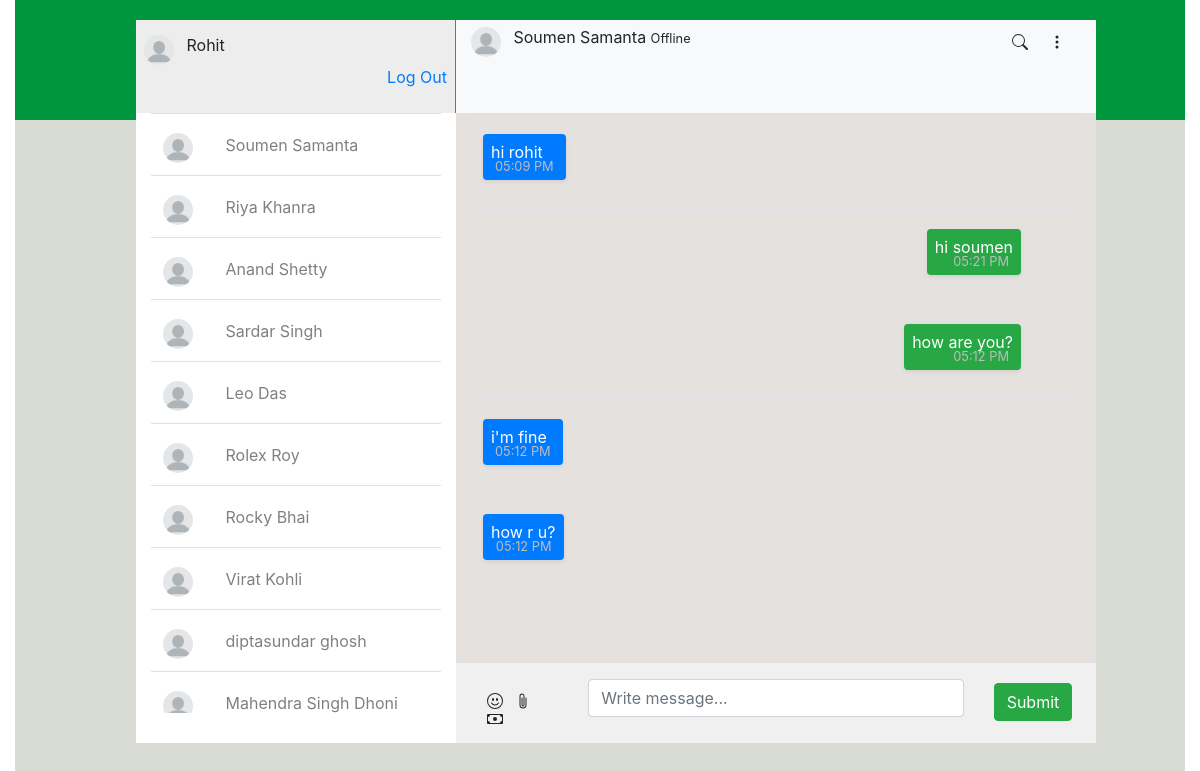
/chat/soumen (signed in), run on the app's committed database.
### chat/models.py (models this page shows, shortened)
class ChatModel(models.Model):
    sender = models.CharField(max_length=100, default=None)
    message = models.TextField(null=True, blank=True)
    thread_name = models.CharField(null=True, blank=True, max_length=50)
    time_stamp = models.DateTimeField(auto_now_add=True)

### chat/views.py (the view)
# urls.py: path('chat/<str:username>',views.chatPage, name='chat'),
@login_required(login_url='login')
def chatPage(request, username):
    context={}
    user_obj=User.objects.get(username=username)
    user=User.objects.exclude(username=request.user.username)
    context['user']=user_obj
    context['users'] = user
    if request.user.id > user_obj.id:
        thread_name=f'chat_{request.user.id}-{user_obj.id}'
    else:
        thread_name=f'chat_{user_obj.id}-{request.user.id}'
    message_obj=ChatModel.objects.filter(thread_name=thread_name)
    context['messages']=message_obj
    return render(request, 'main_chat.html', context)

### chat/templates/main_chat.html (shortened to what this page needs)
{% extends 'base.html' %}
{% load static %}
{% block css %}
<link rel="stylesheet" href="{% static 'css/index.css' %}">
<link rel="stylesheet" href="{% static "css/main-chat.css" %}">
{% endblock %}
{% block content %}
<div class="back-container">
    <div class="container-fluid front-container">
    </div>
    <div class="container front-container1">
        <div class="row chat-top">
            <div class="col-sm-4 border-right border-secondary top-left-profile">
                <div class="profile">
                    <img src="{% static 'assets/dp.png' %}" alt="" class="profile-image rounded-circle">
                <span class="ml-2">{{request.user.first_name}}</span>
                </div>
                <div class="logout-btn">
                    <p><a href="{% url 'logout' %}">Log Out</a></p>
                </div>
            </div>
            <div class="col-sm-8 bg-light">
                <img src="{% static 'assets/dp.png' %}" alt="" class="profile-image rounded-circle">
                <span class="ml-2">{{user.first_name}} {{user.last_name}}</span>
                {% if user.userprofilemodel.online_status %}
                <small id="{{user.username}}_small">Online</small>
                {% else %}
                <small id="{{user.username}}_small">Offline</small>
                {% endif %}
                <span class="float-right mt-2">
                    <svg width="1em" height="1em" viewBox="0 0 16 16" class="bi bi-three-dots-vertical mx-3"
                        fill="currentColor" xmlns="http://www.w3.org/2000/svg">
                        <path fill-rule="evenodd"
                            d="M9.5 13a1.5 1.5 0 1 1-3 0 1.5 1.5 0 0 1 3 0zm0-5a1.5 1.5 0 1 1-3 0 1.5 1.5 0 0 1 3 0zm0-5a1.5 1.5 0 1 1-3 0 1.5 1.5 0 0 1 3 0z" />
                    </svg>
                </span>
            </div>
        </div>
        <div class="row">
            <div class="col-sm-4 contacts">
                <div class="contact-table-scroll">
                    <table class="table table-hover">
                        <tbody>
                            {% for user in users %}
                            <tr class='users'>
                                <td><img src="{% static 'assets/dp.png' %}" alt="" class="profile-image rounded-circle">
                                </td>
                                {% if user.userprofilemodel.online_status %}
                                <td><a style="color: green" id="{{user.username}}_status" href="{% url "chat" username=user.username %}">{{user.first_name}} {{user.last_name}}</a></td>
                                {% else %}
                                <td><a style="color: grey" id="{{user.username}}_status" href="{% url "chat" username=user.username %}">{{user.first_name}} {{user.last_name}}</a></td>
                                {% endif %}
                            </tr>
                            {% endfor %}
                        </tbody>
                    </table>
                </div>
            </div>
            <div class="col-sm-8 message-area">
                <div class="message-table-scroll" id="chat-window">
                    <table class="table">
                        <tbody id='chat-body'>
                            {% for message in messages %}
                            {% if message.sender == request.user.username %}
                            <tr>
                                <td>
                                    <p class="bg-success p-2 mt-2 mr-5 shadow-sm text-white float-right rounded">
                                        {{message.message}} <br>
                                        <small class="p-1  time-stamp">{{message.time_stamp|time:'h:i A'}}</small>
                                    </p>
                                </td>
                            </tr>
                            {% else %}
                            <tr>
                                <td>
                                    <p class="bg-primary p-2 mt-2 mr-5 shadow-sm text-white float-left rounded">
                                        {{message.message}} <br>
                                        <small class="p-1  time-stamp">{{message.time_stamp|time:'h:i A'}}</small>
                                    </p>
                                </td>
                            </tr>
                            {% endif %}
                            {% endfor %}
                        </tbody>
                    </table>
                </div>
                <div class="row message-box p-3">
                    <div class="col-sm-2 mt-2">
                    </div>
                    <div class="col-sm-8">
                        <input type="text" class="form-control" id="message_input" placeholder="Write message..." required>
                    </div>
                    <div class="col-sm-2 mt-1">
                        <div class="control">
                            <button class="btn btn-success" id="chat-message-submit">Submit</button>
                        </div>
                    </div>
                </div>
            </div>
        </div>
    </div>
</div>
{% endblock %}

### chat/templates/base.html (shortened to what this page needs)
<html lang="en">
<head>
    <link rel="stylesheet" href="https://stackpath.bootstrapcdn.com/bootstrap/4.5.0/css/bootstrap.min.css"
>
    <link rel="stylesheet" href="https://cdnjs.cloudflare.com/ajax/libs/font-awesome/4.7.0/css/font-awesome.css"
 />
    {% block css %}{% endblock %}
</head>
<body>
    {% block content %}{% endblock %}
</body>
</html>

### static/css/index.css (style rules this page uses)
.back-container { position: relative; }
.front-container { position: absolute; top: 0; left: 0; right: 0; }
.front-container1 { position: absolute; top: 20px; left: 2rem; right: 0; width: 60rem; }
.chat-top { min-height: 50px; }
.profile-image { margin-top: 7px; height: 30px; width: 30px; }
.contacts { background-color: #ffffff; min-height: 600px; }
.contact-table-scroll { overflow-y: scroll; height: 600px; }
.message-area { background-color: #e4e1de; min-height: 600px; }
.message-table-scroll { overflow-y: scroll; height: 550px; }
.message-box { background-color: #f0f0f0; }
.time-stamp { color: #bebbbb; display: flex; flex-direction: row-reverse; line-height: 2px; }
.top-left-profile { display: flex; flex-direction: column; max-height: fit-content; padding: .5rem; background-color: #ededed; }
.logout-btn { display: flex; flex-direction: row-reverse; }
tr.users { align-content: center; justify-self: center; }
.table td, .table th { padding: 0.75rem; vertical-align:middle; border-top: 1px solid #dee2e6; }

### data on the page
ChatModel: message "hi rohit", time_stamp "05:09 PM"
ChatModel: message "hi soumen", time_stamp "05:21 PM"
ChatModel: message "how are you?", time_stamp "05:12 PM"
ChatModel: message "i'm fine", time_stamp "05:12 PM"
ChatModel: message "how r u?", time_stamp "05:12 PM"

### other printed values
{{ request.user.first_name }} "Rohit"
{{ user.first_name }} "Soumen"
{{ user.last_name }} "Samanta"
{{ user.first_name }} "Riya"
{{ user.last_name }} "Khanra"
{{ user.first_name }} "Anand"
{{ user.last_name }} "Shetty"
{{ user.first_name }} "Sardar"
{{ user.last_name }} "Singh"
{{ user.first_name }} "Leo"
{{ user.last_name }} "Das"
{{ user.first_name }} "Rolex"
{{ user.last_name }} "Roy"
{{ user.first_name }} "Rocky"
{{ user.last_name }} "Bhai"
